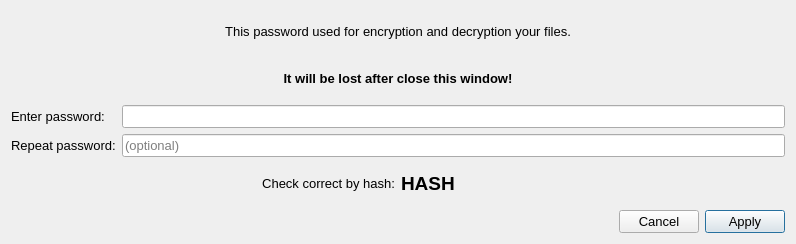
<?xml version="1.0" encoding="UTF-8"?>
<ui version="4.0">
 <class>EnterKey</class>
 <widget class="QDialog" name="EnterKey">
  <property name="geometry">
   <rect>
    <x>0</x>
    <y>0</y>
    <width>796</width>
    <height>244</height>
   </rect>
  </property>
  <property name="font">
   <font>
    <pointsize>10</pointsize>
   </font>
  </property>
  <property name="windowTitle">
   <string>Enter Key</string>
  </property>
  <property name="windowIcon">
   <iconset>
    <normaloff>../images/icon.png</normaloff>../images/icon.png</iconset>
  </property>
  <property name="locale">
   <locale language="English" country="UnitedStates"/>
  </property>
  <layout class="QVBoxLayout" name="verticalLayout_2">
   <item>
    <widget class="QLabel" name="label_2">
     <property name="text">
      <string>This password used for encryption and decryption your files.</string>
     </property>
     <property name="alignment">
      <set>Qt::AlignCenter</set>
     </property>
    </widget>
   </item>
   <item>
    <widget class="QLabel" name="label">
     <property name="font">
      <font>
       <pointsize>10</pointsize>
       <bold>true</bold>
      </font>
     </property>
     <property name="text">
      <string>It will be lost after close this window!</string>
     </property>
     <property name="alignment">
      <set>Qt::AlignCenter</set>
     </property>
    </widget>
   </item>
   <item>
    <layout class="QGridLayout" name="gridLayout">
     <item row="0" column="3">
      <widget class="QLineEdit" name="keyField"/>
     </item>
     <item row="1" column="1">
      <widget class="QLabel" name="label_3">
       <property name="text">
        <string>Repeat password:</string>
       </property>
      </widget>
     </item>
     <item row="1" column="3">
      <widget class="QLineEdit" name="keyRepeat">
       <property name="placeholderText">
        <string>(optional)</string>
       </property>
      </widget>
     </item>
     <item row="0" column="1">
      <widget class="QLabel" name="label_4">
       <property name="font">
        <font>
         <pointsize>10</pointsize>
        </font>
       </property>
       <property name="locale">
        <locale language="English" country="UnitedStates"/>
       </property>
       <property name="text">
        <string>Enter password:  </string>
       </property>
      </widget>
     </item>
    </layout>
   </item>
   <item>
    <layout class="QHBoxLayout" name="horizontalLayout">
     <item>
      <widget class="QLabel" name="label_5">
       <property name="text">
        <string>Check correct by hash:</string>
       </property>
       <property name="alignment">
        <set>Qt::AlignRight|Qt::AlignTrailing|Qt::AlignVCenter</set>
       </property>
       <property name="margin">
        <number>12</number>
       </property>
      </widget>
     </item>
     <item>
      <widget class="QLabel" name="hash_field">
       <property name="font">
        <font>
         <pointsize>14</pointsize>
         <bold>true</bold>
         <underline>false</underline>
         <strikeout>false</strikeout>
        </font>
       </property>
       <property name="text">
        <string>HASH</string>
       </property>
       <property name="margin">
        <number>0</number>
       </property>
      </widget>
     </item>
    </layout>
   </item>
   <item>
    <layout class="QGridLayout" name="gridLayout_2">
     <item row="0" column="2">
      <widget class="QPushButton" name="pushButton_apply">
       <property name="font">
        <font>
         <pointsize>10</pointsize>
        </font>
       </property>
       <property name="locale">
        <locale language="English" country="UnitedStates"/>
       </property>
       <property name="text">
        <string>Apply</string>
       </property>
      </widget>
     </item>
     <item row="0" column="1">
      <widget class="QPushButton" name="pushButton_cancel">
       <property name="font">
        <font>
         <pointsize>10</pointsize>
        </font>
       </property>
       <property name="locale">
        <locale language="English" country="UnitedStates"/>
       </property>
       <property name="text">
        <string>Cancel</string>
       </property>
      </widget>
     </item>
     <item row="0" column="0">
      <spacer name="horizontalSpacer_2">
       <property name="orientation">
        <enum>Qt::Horizontal</enum>
       </property>
       <property name="sizeHint" stdset="0">
        <size>
         <width>40</width>
         <height>20</height>
        </size>
       </property>
      </spacer>
     </item>
    </layout>
   </item>
  </layout>
 </widget>
 <resources/>
 <connections/>
</ui>
